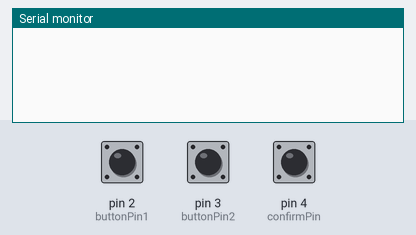
This sketch was run on a simulated Arduino Uno, built with avr-gcc and run on an emulated ATmega328P. Parts: the last lines printed to the serial monitor. The test bench sets the inputs (shaded band); at power-on: pin 2 (buttonPin1) HIGH, pin 4 (confirmPin) HIGH, pin 3 (buttonPin2) HIGH.

Above: at 1.2 s.
1.3 s: pin 2 (buttonPin1) pulled LOW for 0.15 s
At 2.0 s:
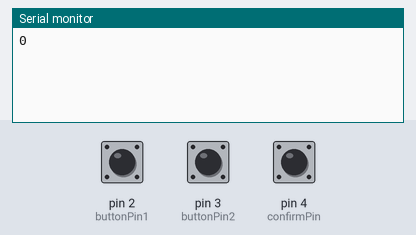
2.9 s: pin 4 (confirmPin) pulled LOW for 0.15 s
At 4.2 s:
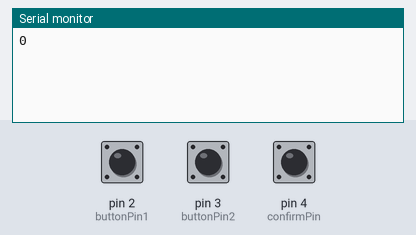
4.5 s: pin 3 (buttonPin2) pulled LOW for 0.15 s
At 5.6 s:
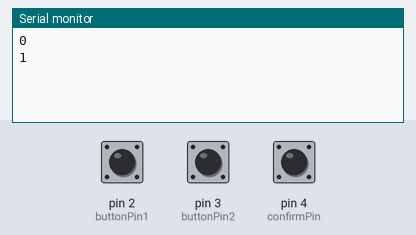

The sketch:

BinaryButtons.ino
```cpp
/*
  Press buttons to pass different values to serial port.
*/

const short buttonPin1 = 2;
const short buttonPin2 = 3;
const short confirmPin = 4;
short pin;

void setup() {
  for (pin = buttonPin1; pin <= confirmPin; pin++) pinMode(pin, INPUT_PULLUP);
  Serial.begin(9600);
}

void loop() {
  for (pin = buttonPin1; pin <= confirmPin; pin++)
  {
    if (digitalRead(pin) == LOW)
    {

      // Contact bounce protection
      delay(20);

      // While button is pressed - do nothing. Only pass value to serial port on button release.
      while (digitalRead(pin) == LOW) {}

      delay(20);

      if (pin == confirmPin)
      {
        Serial.println(" ");
      } else if (pin == buttonPin1)
      {
        Serial.print(0, DEC);
      } else if (pin == buttonPin2)
      {
        Serial.print(1, DEC);
      }

      delay(20);

      // Only one button is supposed to be pressed
      break;
    }
  }

}
```

Measured:
- after the input at 1.3 s, the serial monitor: prints a new line after 0.17 s (image 1)
- after the input at 2.9 s, the serial monitor: prints a new line after 0.17 s (image 2)
- after the input at 4.5 s, the serial monitor: prints a new line after 0.17 s (image 3)
